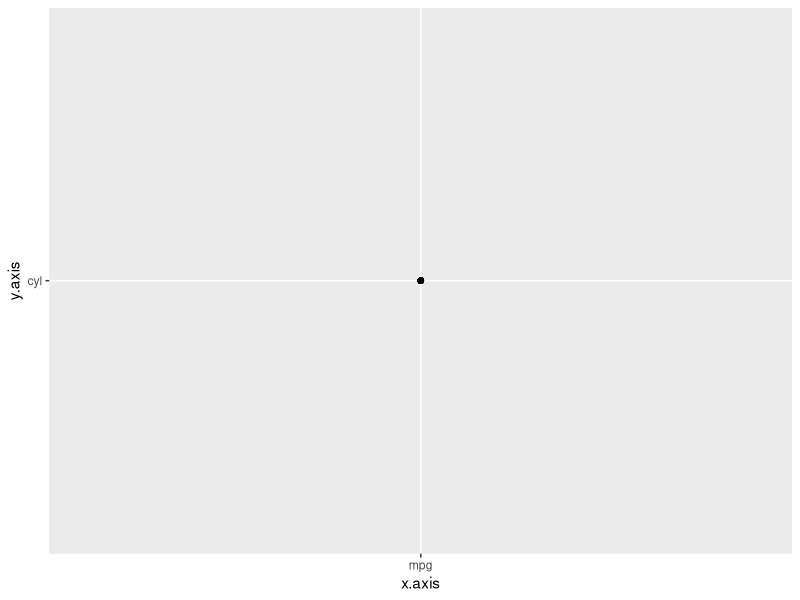
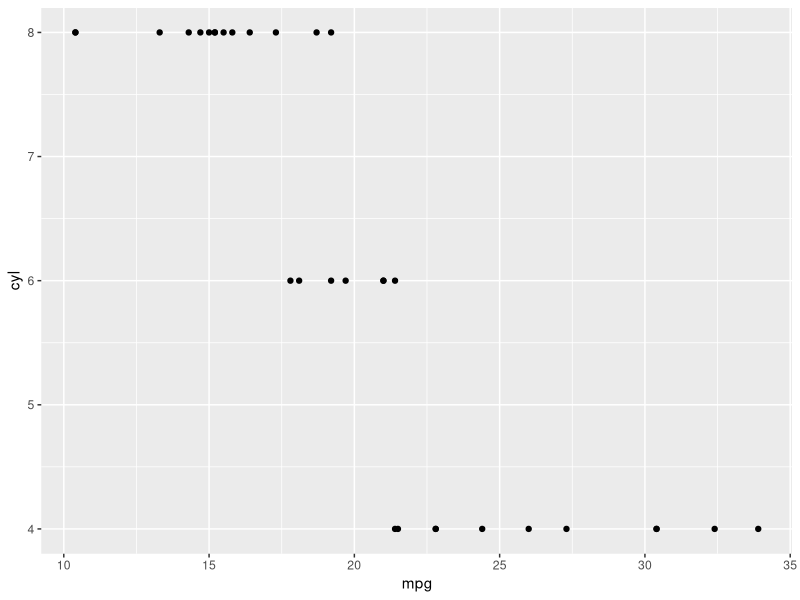
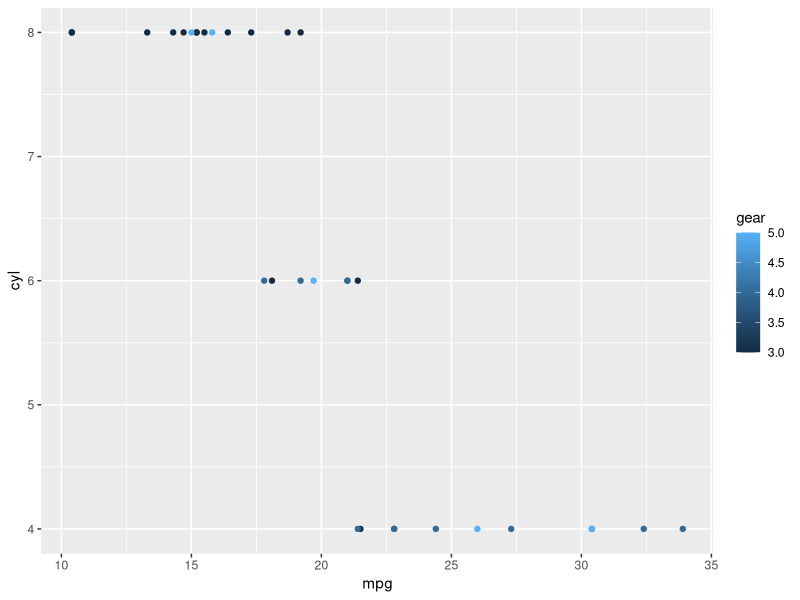

Recreate these plots in R, in order.


#************************************************************
# USING GGPLOT INSIDE FUNCTIONS
#************************************************************

library("dplyr")
library("magrittr")
library("ggplot2")




#***************************************************************
# 1. aes_string : ----------------------------------------------
#***************************************************************

# What if you don't want to specify ahead of time which cols will be on 
#     x and y axes? 

# fn to plot any 2 cols as scatter: 
plot_fn <- function(df, x.axis, y.axis) {
      ggplot(df, 
             aes(x = x.axis, 
                 y = y.axis)) + 
            
            geom_point()
}


# let's try out the fn: 
plot_fn(mtcars, "mpg", "cyl")
# this isn't what we wanted. ggplot is not looking at the mtcars dataset, it's just 
#     treating "mpg" and "cyl" as 2 strings


# fn with aes_string: 
plot.fn.with.aes <- function(df, x.axis, y.axis, point.colour = NULL) {
      ggplot(df, 
             aes_string(x = x.axis, 
                        y = y.axis, 
                        colour = point.colour)) + 
            
            geom_point()
}

# test the function: 
plot.fn.with.aes(mtcars, "mpg", "cyl")
plot.fn.with.aes(mtcars, "mpg", "cyl", "gear")
